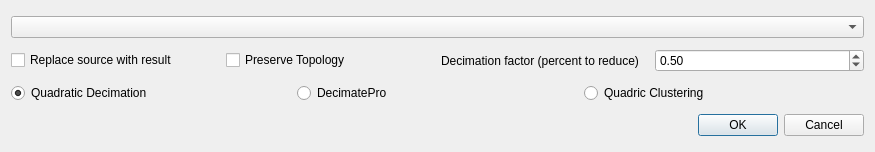
<?xml version="1.0" encoding="UTF-8"?>
<ui version="4.0">
 <class>DecimateDlg</class>
 <widget class="QDialog" name="DecimateDlg">
  <property name="geometry">
   <rect>
    <x>0</x>
    <y>0</y>
    <width>875</width>
    <height>152</height>
   </rect>
  </property>
  <property name="windowTitle">
   <string>Decimate</string>
  </property>
  <layout class="QVBoxLayout" name="verticalLayout">
   <item>
    <widget class="QComboBox" name="selectedObjectCB"/>
   </item>
   <item>
    <layout class="QHBoxLayout" name="horizontalLayout">
     <item>
      <widget class="QCheckBox" name="ReplaceSourceChk">
       <property name="text">
        <string>Replace source with result</string>
       </property>
      </widget>
     </item>
     <item>
      <widget class="QCheckBox" name="preserveTopologyBtn">
       <property name="text">
        <string>Preserve Topology</string>
       </property>
      </widget>
     </item>
     <item>
      <widget class="QLabel" name="label">
       <property name="text">
        <string>Decimation factor (percent to reduce)</string>
       </property>
      </widget>
     </item>
     <item>
      <widget class="QDoubleSpinBox" name="decimationFactorSpn">
       <property name="maximum">
        <double>1.000000000000000</double>
       </property>
       <property name="singleStep">
        <double>0.050000000000000</double>
       </property>
       <property name="value">
        <double>0.500000000000000</double>
       </property>
      </widget>
     </item>
    </layout>
   </item>
   <item>
    <layout class="QHBoxLayout" name="horizontalLayout_2">
     <item>
      <widget class="QRadioButton" name="quadratricRadio">
       <property name="text">
        <string>Quadratic Decimation</string>
       </property>
       <property name="checked">
        <bool>true</bool>
       </property>
      </widget>
     </item>
     <item>
      <widget class="QRadioButton" name="decimateProRadio">
       <property name="text">
        <string>DecimatePro</string>
       </property>
      </widget>
     </item>
     <item>
      <widget class="QRadioButton" name="qclusteringRadio">
       <property name="text">
        <string>Quadric Clustering</string>
       </property>
      </widget>
     </item>
    </layout>
   </item>
   <item>
    <widget class="QDialogButtonBox" name="buttonBox">
     <property name="orientation">
      <enum>Qt::Horizontal</enum>
     </property>
     <property name="standardButtons">
      <set>QDialogButtonBox::Cancel|QDialogButtonBox::Ok</set>
     </property>
    </widget>
   </item>
  </layout>
 </widget>
 <resources/>
 <connections>
  <connection>
   <sender>buttonBox</sender>
   <signal>accepted()</signal>
   <receiver>DecimateDlg</receiver>
   <slot>accept()</slot>
   <hints>
    <hint type="sourcelabel">
     <x>248</x>
     <y>254</y>
    </hint>
    <hint type="destinationlabel">
     <x>157</x>
     <y>274</y>
    </hint>
   </hints>
  </connection>
  <connection>
   <sender>buttonBox</sender>
   <signal>rejected()</signal>
   <receiver>DecimateDlg</receiver>
   <slot>reject()</slot>
   <hints>
    <hint type="sourcelabel">
     <x>316</x>
     <y>260</y>
    </hint>
    <hint type="destinationlabel">
     <x>286</x>
     <y>274</y>
    </hint>
   </hints>
  </connection>
 </connections>
</ui>
